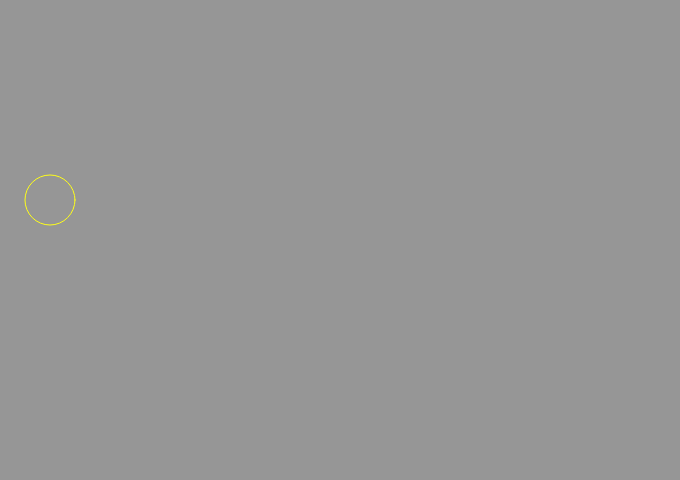
Frame 1 (no input)
Frame 60 (no input): identical to frame 1, image omitted
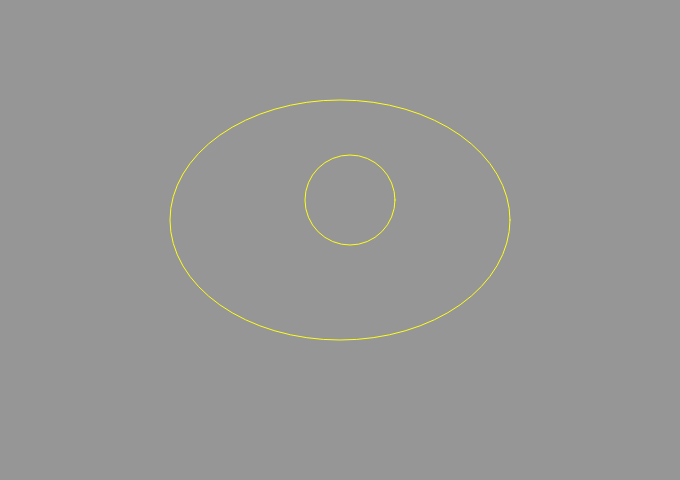
Frame 120 (the mouse pressed at the canvas centre since frame 60)

The p5.js sketch that drew these frames (run headless with seeded random() and noise() and a simulated clock; from frame 60 on, the mouse is pressed at the canvas centre):

// p5.js sketch
// ── sketch.js
function setup() {
   createCanvas(680, 480);
   noFill();
   stroke(255, 350, 26);
}

function draw() {
   background(150);
   ellipse(340, 220, mouseX, mouseY);
   // draw function
if (mouseX < 100) {
  ellipse(50, 200, 50, 50);
} else if (mouseX < 200){
  ellipse(150, 200, 70, 70);
} else if (mouseX < 300){
  ellipse(250, 200, 80, 80);
} else if (mouseX < 400){
  ellipse(350, 200, 90, 90);
} else if (mouseX < 500){
  ellipse(450, 200, 100, 100);
} else {
  ellipse(550, 200, 150, 150);
}

}
